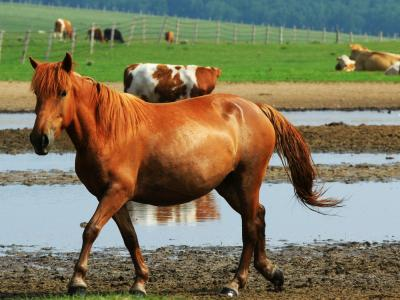
#> input picture dataset/test/1_horse/horse_02.jpg, 400 x 300 px
$ python Lab.py
#> lines starting #> are read from the running program, lines starting #| are printed output that depends on the picture
import cv2
import numpy as np
from matplotlib import pyplot as plt

# Load and preprocess the image
image_path = '../dataset/test/1_horse/horse_02.jpg'

# Load the image
image = cv2.imread(image_path)
#> image is the input picture: shape (300, 400, 3); mean B, G, R 92.7, 120.3, 127.5

# Convert image to Lab color space
image_lab = cv2.cvtColor(image, cv2.COLOR_BGR2Lab)
#> image_lab: shape (300, 400, 3); mean of channels 0, 1, 2 128.7, 128.2, 144.9

# Split the Lab image into channels
l, a, b = cv2.split(image_lab)
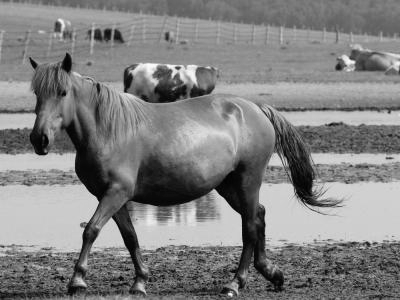
#> l: shape (300, 400); min 0, max 253, mean 128.7
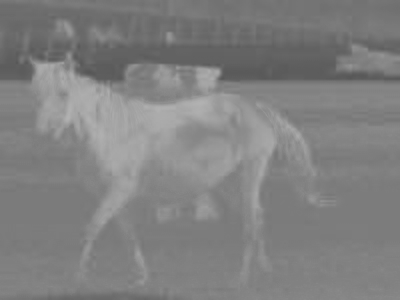
#> a: shape (300, 400); min 86, max 178, mean 128.2
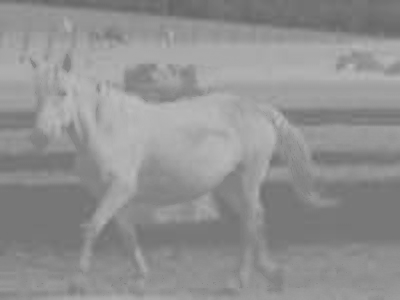
#> b: shape (300, 400); min 100, max 189, mean 144.9

# Calculate histograms for a and b channels
hist_a = cv2.calcHist([a], [0], None, [256], [0, 256]).flatten()
#> hist_a = 256 values, max 8821 at index 124, min 0 at index 0, mean 468.8
hist_b = cv2.calcHist([b], [0], None, [256], [0, 256]).flatten()
#> hist_b = 256 values, max 6386 at index 120, min 0 at index 0, mean 468.8

# Display the histograms
plt.figure(figsize=(10, 4))

plt.subplot(1, 2, 1)
plt.plot(hist_a, color='g')
plt.title('a Histogram')
plt.xlabel('Bins')
plt.ylabel('Frequency')

plt.subplot(1, 2, 2)
plt.plot(hist_b, color='r')
plt.title('b Histogram')
plt.xlabel('Bins')
plt.ylabel('Frequency')

plt.tight_layout()
plt.show()
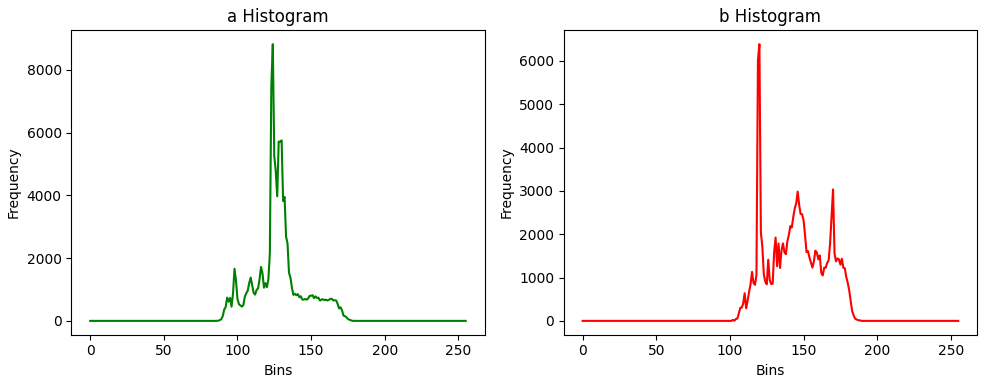
#> figure drawn by matplotlib, 2 panels; panel 1: curve peaks at x = 124, y = 8821; panel 2: curve peaks at x = 120, y = 6386

$ run again, with dataset/test/1_horse/horse_01.jpg copied over dataset/test/1_horse/horse_02.jpg
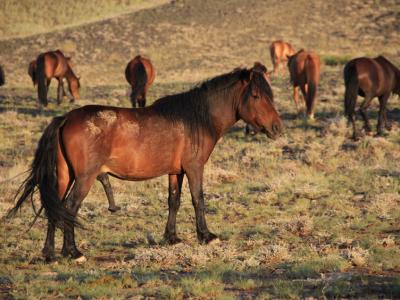
#> input picture dataset/test/1_horse/horse_01.jpg, 400 x 300 px
#> image is the input picture: shape (300, 400, 3); mean B, G, R 72.9, 105.8, 135.9
#> image_lab: shape (300, 400, 3); mean of channels 0, 1, 2 118.6, 135.6, 150.8
#> `l, a, b = cv2.split(image_lab)`:
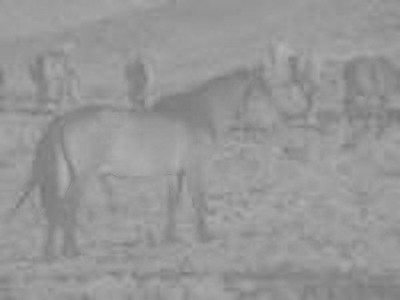
#> b: shape (300, 400); min 116, max 178, mean 150.8
#> hist_a = 256 values, max 13027 at index 136, min 0 at index 0, mean 468.8
#> hist_b = 256 values, max 7680 at index 157, min 0 at index 0, mean 468.8
#> `plt.show()`:
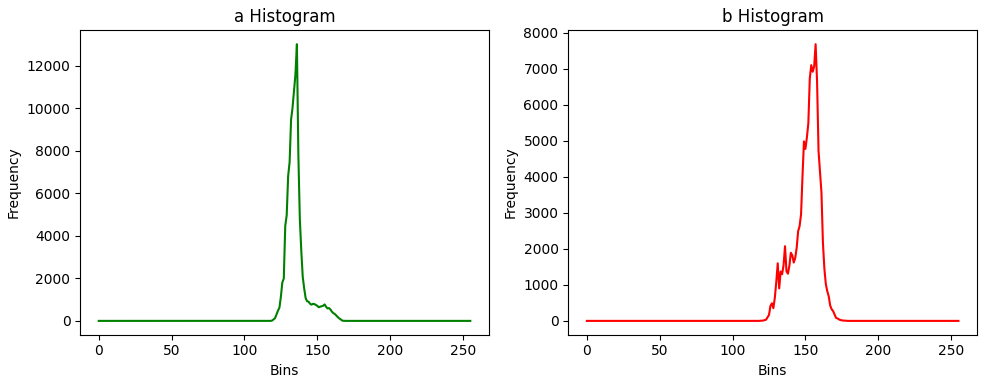
#> figure drawn by matplotlib, 2 panels; panel 1: curve peaks at x = 136, y = 13027; panel 2: curve peaks at x = 157, y = 7680

$ run again, with dataset/test/1_horse/horse_03.jpg copied over dataset/test/1_horse/horse_02.jpg
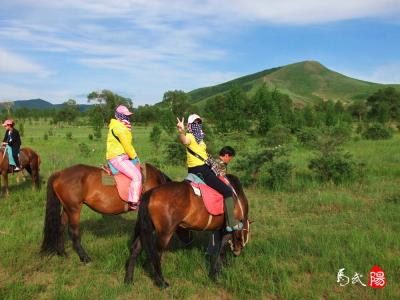
#> input picture dataset/test/1_horse/horse_03.jpg, 400 x 300 px
#> image is the input picture: shape (300, 400, 3); mean B, G, R 99.9, 124.5, 114.2
#> image_lab: shape (300, 400, 3); mean of channels 0, 1, 2 128.8, 121.6, 141.4
#> `l, a, b = cv2.split(image_lab)`:
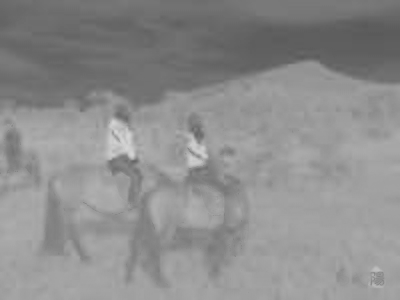
#> b: shape (300, 400); min 90, max 213, mean 141.4
#> hist_a = 256 values, max 7210 at index 125, min 0 at index 0, mean 468.8
#> hist_b = 256 values, max 5868 at index 161, min 0 at index 0, mean 468.8
#> `plt.show()`:
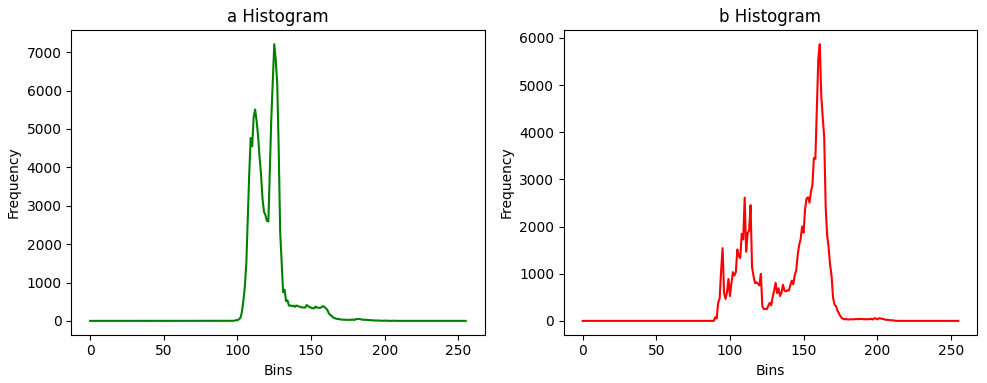
#> figure drawn by matplotlib, 2 panels; panel 1: curve peaks at x = 125, y = 7210; panel 2: curve peaks at x = 161, y = 5868

$ run again, with dataset/test/1_horse/horse_04.jpg copied over dataset/test/1_horse/horse_02.jpg
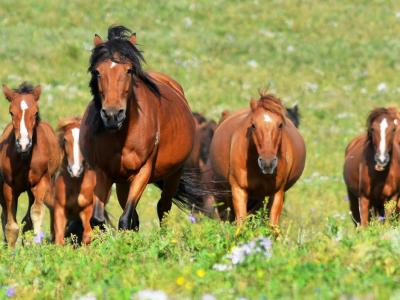
#> input picture dataset/test/1_horse/horse_04.jpg, 400 x 300 px
#> image is the input picture: shape (300, 400, 3); mean B, G, R 82.5, 145.6, 152.1
#> image_lab: shape (300, 400, 3); mean of channels 0, 1, 2 151.2, 122.2, 161.9
#> `l, a, b = cv2.split(image_lab)`:
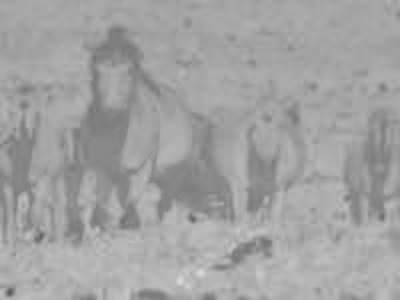
#> b: shape (300, 400); min 91, max 217, mean 161.9
#> hist_a = 256 values, max 6251 at index 112, min 0 at index 0, mean 468.8
#> hist_b = 256 values, max 5863 at index 167, min 0 at index 0, mean 468.8
#> `plt.show()`:
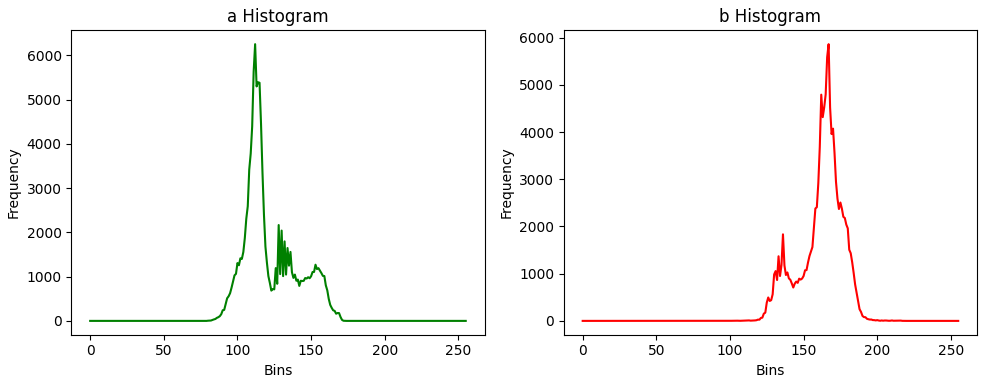
#> figure drawn by matplotlib, 2 panels; panel 1: curve peaks at x = 112, y = 6251; panel 2: curve peaks at x = 167, y = 5863
